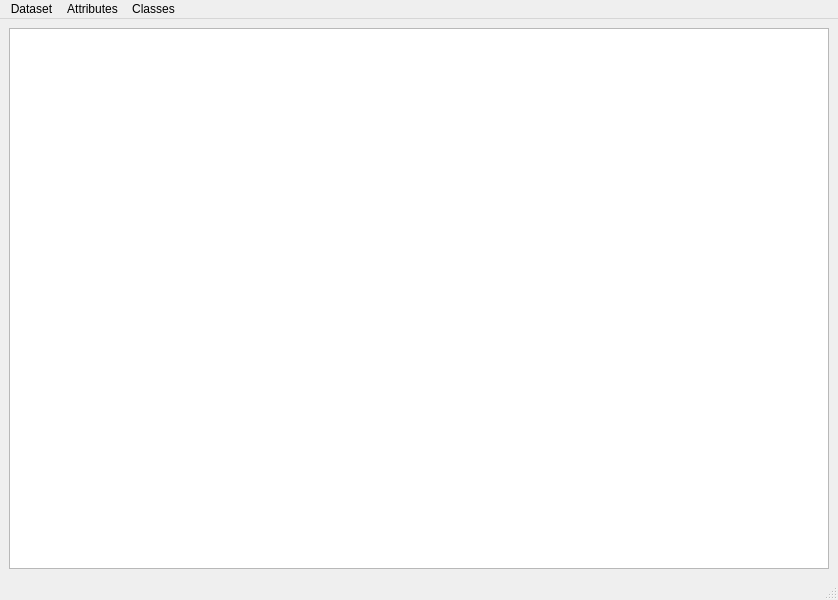
<?xml version="1.0" encoding="UTF-8"?>
<ui version="4.0">
 <class>editAnnotationDataWindow</class>
 <widget class="QMainWindow" name="editAnnotationDataWindow">
  <property name="geometry">
   <rect>
    <x>0</x>
    <y>0</y>
    <width>838</width>
    <height>600</height>
   </rect>
  </property>
  <property name="windowTitle">
   <string>MainWindow</string>
  </property>
  <widget class="QWidget" name="centralwidget">
   <layout class="QGridLayout" name="gridLayout">
    <item row="0" column="0">
     <widget class="QTableView" name="tableView"/>
    </item>
   </layout>
  </widget>
  <widget class="QMenuBar" name="menubar">
   <property name="geometry">
    <rect>
     <x>0</x>
     <y>0</y>
     <width>838</width>
     <height>22</height>
    </rect>
   </property>
   <widget class="QMenu" name="menuAttributes">
    <property name="title">
     <string>Attributes</string>
    </property>
    <addaction name="actionEditAttributes"/>
   </widget>
   <widget class="QMenu" name="menuClasses">
    <property name="title">
     <string>Classes</string>
    </property>
    <addaction name="actionEditClasses"/>
   </widget>
   <widget class="QMenu" name="menuDataset">
    <property name="title">
     <string>Dataset</string>
    </property>
    <addaction name="actionLoad"/>
    <addaction name="actionSave"/>
   </widget>
   <addaction name="menuDataset"/>
   <addaction name="menuAttributes"/>
   <addaction name="menuClasses"/>
  </widget>
  <widget class="QStatusBar" name="statusbar"/>
  <action name="actionAdd_New_Attribute">
   <property name="text">
    <string>Add...</string>
   </property>
  </action>
  <action name="actionDelete">
   <property name="text">
    <string>Delete...</string>
   </property>
  </action>
  <action name="actionEditClasses">
   <property name="text">
    <string>Edit...</string>
   </property>
  </action>
  <action name="actionDelete_2">
   <property name="text">
    <string>Delete...</string>
   </property>
  </action>
  <action name="actionRename">
   <property name="text">
    <string>Rename...</string>
   </property>
  </action>
  <action name="actionLoad">
   <property name="text">
    <string>Load...</string>
   </property>
  </action>
  <action name="actionSave">
   <property name="text">
    <string>Save...</string>
   </property>
  </action>
  <action name="actionEditAttributes">
   <property name="text">
    <string>Edit...</string>
   </property>
  </action>
 </widget>
 <resources/>
 <connections/>
</ui>
